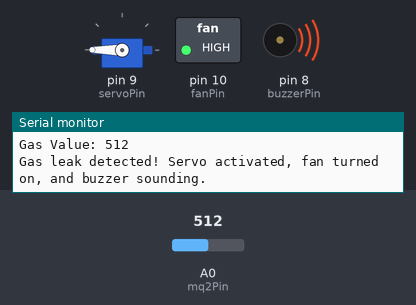
The sketch below on a simulated Arduino Uno, built with avr-gcc and run on an emulated ATmega328P. On the bench: servo, switched loads named in the sketch (green lamp = pin HIGH), buzzer (waves = sounding, pin HIGH), the last lines printed to the serial monitor. The test bench sets the inputs (shaded band); at power-on: A0 (mq2Pin) = 512.

Above: at 1.8 s.
1.9 s: A0 (mq2Pin) set to 67
3.4 s: A0 (mq2Pin) set to 55
At 4.7 s:
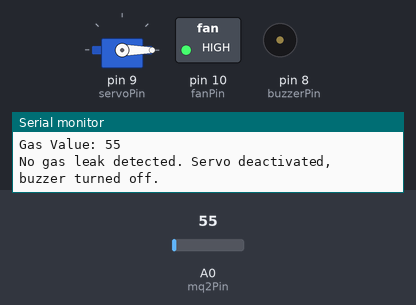
5.5 s: A0 (mq2Pin) set to 122
At 6.4 s:
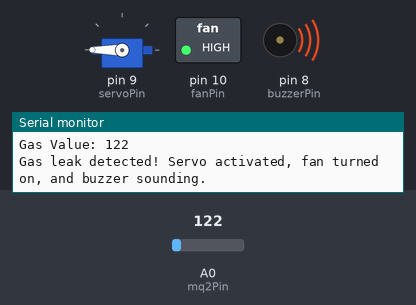
7.5 s: A0 (mq2Pin) set to 50
At 17.7 s:
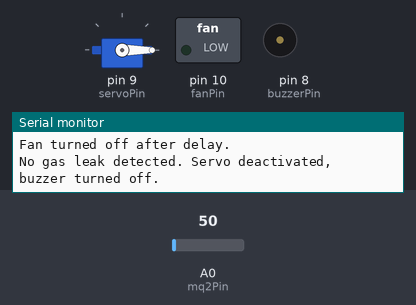
Timing chart, 0 to 18.5 s (numbered marks = the images above; inputs shaded):
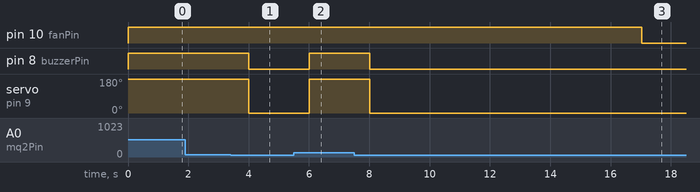

Measured:
- the behaviour switches between 61 and 60 on A0 (mq2Pin) (found by bisection; images 0 and 1)
- after the input at 3.4 s, pin 8 (buzzerPin): HIGH → LOW after 0.61 s; servo on pin 9 (servoPin): 180° → 0° after 0.61 s
- after the input at 5.5 s, pin 8 (buzzerPin): LOW → HIGH after 0.51 s; servo on pin 9 (servoPin): 0° → 180° after 0.51 s
- after the input at 7.5 s, pin 10 (fanPin): HIGH → LOW after 9.5 s; pin 8 (buzzerPin): HIGH → LOW after 0.52 s; servo on pin 9 (servoPin): 180° → 0° after 0.52 s

The sketch:

Arduino.ino
```cpp
#include <Servo.h>  // Include the Servo library

Servo myServo;  // Create a Servo object to control the servo motor

int mq2Pin = A0;     // Analog pin connected to MQ2 sensor output
int servoPin = 9;    // Digital pin connected to Servo control wire
int fanPin = 10;     // Digital pin connected to the fan's control (via transistor/relay)
int buzzerPin = 8;   // Digital pin connected to the buzzer
int gasThreshold = 60;  // Threshold value for gas detection
unsigned long fanTurnOffTime = 0;  // Variable to track when to turn off the fan
unsigned long fanRunDuration = 10000;  // Keep the fan on for 10 seconds after the gas level drops below the threshold

void setup() {
  pinMode(mq2Pin, INPUT);  // Set the MQ2 sensor pin as input
  pinMode(fanPin, OUTPUT); // Set the fan control pin as output
  pinMode(buzzerPin, OUTPUT); // Set the buzzer pin as output

  myServo.attach(servoPin); // Attach the Servo object to pin 9
  myServo.write(0);  // Initialize the servo position (0 degrees)

  Serial.begin(115200);  // Start the serial communication for debugging
}

void loop() {
  int gasValue = analogRead(mq2Pin);  // Read the analog value from the MQ2 sensor

  Serial.print("Gas Value: ");
  Serial.println(gasValue);  // Print the gas value to the serial monitor

  if (gasValue > gasThreshold) {
    myServo.write(180);  // Rotate the servo to 180 degrees (simulating valve open)
    digitalWrite(fanPin, HIGH);  // Turn on the fan (ventilation)
    digitalWrite(buzzerPin, HIGH);  // Turn on the buzzer to sound an alarm
    fanTurnOffTime = millis() + fanRunDuration;  // Set the time to turn off the fan after 10 seconds

    Serial.println("Gas leak detected! Servo activated, fan turned on, and buzzer sounding.");
  } else {
    myServo.write(0);  // Rotate the servo back to 0 degrees (simulating valve closed)
    digitalWrite(buzzerPin, LOW);  // Turn off the buzzer

    // Only turn off the fan if the 10-second delay has passed
    if (millis() > fanTurnOffTime) {
      digitalWrite(fanPin, LOW);  // Turn off the fan
      Serial.println("Fan turned off after delay.");
    }

    Serial.println("No gas leak detected. Servo deactivated, buzzer turned off.");
  }

  delay(1000);  // Wait for 1 second before reading the sensor again
}
```
